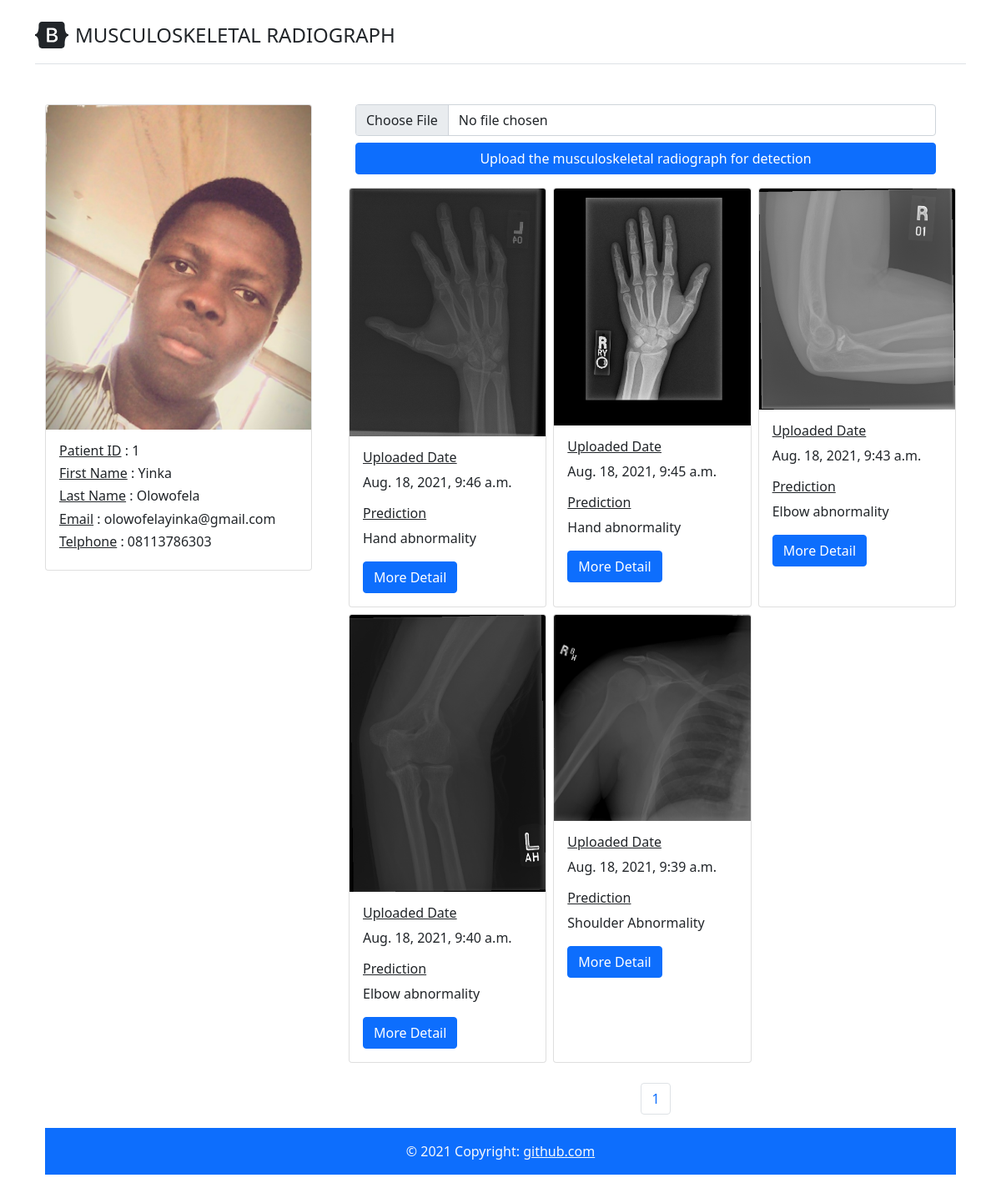
/patient/1, run on the app's committed database.
### musculoskeletal_radiograph_app/models.py (models this page shows)
class Patient(models.Model):
    id = models.AutoField(primary_key=True)
    first_name = models.CharField(max_length=255)
    sur_name = models.CharField(max_length=255)
    phone_number = models.CharField(max_length=255)
    email_address = models.CharField(max_length=255)
    image_url = models.ImageField(upload_to=filepath_patient,null=True,blank=True)
    created_date = models.DateTimeField(auto_now_add=True)
    objects = models.Manager()

class Radiograph(models.Model):
    id = models.AutoField(primary_key=True)
    created_date = models.DateTimeField(auto_now_add=True)
    image_url = models.ImageField(upload_to=filepath_radiograph,null=False,blank=False)
    prediction = models.CharField(max_length=255)
    accuracy = models.CharField(max_length=255)
    patient_id = models.ForeignKey(Patient, on_delete=models.CASCADE)
    objects = models.Manager()

### musculoskeletal_radiograph_app/views.py (the view, shortened to what this page needs)
# urls.py: path('patient/<str:patient_id>', views.GetPatient, name="get_patient"),
def GetPatient(request, patient_id):
    if request.method!="POST":
        form = CreateRadiograph()
        patient_obj = Patient.objects.get(id = patient_id)
        radiograph = Paginator(Radiograph.objects.filter(patient_id = patient_obj).order_by('-id'), 6)
        page = request.GET.get('page')
        radiographs = radiograph.get_page(page)
        nums = "a" * radiographs.paginator.num_pages
        return render(request, "home/get_patient.html", { "form" : form, "patient" : patient_obj, "radiographs" : radiographs, 'nums' : nums } )

### musculoskeletal_radiograph_app/Form.py
class CreateRadiograph(forms.Form):
    image_url=forms.FileField(label="Profile Image",max_length=500,widget=forms.FileInput(attrs={"class":"form-control"}))

### musculoskeletal_radiograph_app/templates/Home/get_patient.html (shortened to what this page needs)
{% extends 'Home/layout.html' %}
{% block main_content %}
<main>
    <div class="container py-4">
    <div class="row">
        <div class="col-4">
          <div class="card" style="width: 20rem;">
            <img src="../media/{{ patient.image_url }}" class="card-img-top" alt="...">
            <div class="card-body">
              <h6 class="card-title"><u>Patient ID</u> : {{ patient.id }} </h6>
              <h6 class="card-title"><u>First Name</u> : {{ patient.first_name }} </h6>
              <h6 class="card-title"><u>Last Name</u> : {{ patient.sur_name }} </h6>
              <h6 class="card-title"><u>Email</u> : {{ patient.email_address }}</h6>
              <h6 class="card-title"><u>Telphone</u> : 0{{ patient.phone_number }}  </h6>
            </div>
          </div>
        </div>
        <div class="col-8">
          <div class="row">
            <div class="row">
              <div class="col-12">
                {% url 'get_patient' patient.id as action_path %}
                <form role="form" action="{{ action_path }}" method="post" enctype="multipart/form-data">
                    {{ form.image_url }}
                    <div class="d-grid gap-2 mt-2">
                      <button class="btn btn-primary" type="submit">Upload the musculoskeletal radiograph for detection</button>
                    </div>
                </form>
              </div>
            </div>
            <div class="row row-cols-1 row-cols-md-3 g-2">
                {% for radiograph in radiographs %}
                    <div class="col">
                        <div class="card h-100">
                        <img src="../media/{{ radiograph.image_url }}" class="card-img-top" alt="...">
                        <div class="card-body">
                            <h6 class="card-title"><u>Uploaded Date</u></h6>
                            <p class="card-text">{{ radiograph.created_date }}</p>
                            <h6 class="card-title"><u>Prediction</u></h6>
                            <p class="card-text">{{ radiograph.prediction }}</p>
                            <a href="{% url 'get_radiograph' patient.id radiograph.id %}" class="btn btn-primary">More Detail</a>
                        </div>
                        </div>
                    </div>
                {% endfor %}
            </div>
          </div>
          <br/>
          <nav aria-label="Page navigation example ml-5">
            <ul class="pagination justify-content-center">
                {% for i in nums %}
                    <li class="page-item">
                        <a class="page-link" href="?page={{ forloop.counter }}">
                            {{ forloop.counter }}
                        </a>
                    </li>
                {% endfor %}
            </ul>
        </nav>
        </div>
      </div>
      <footer class="bg-light text-center text-lg-start">
        <div class="text-center p-3 text-light" style="background-color: #0d6efd;">
          © 2021 Copyright:
          <a class="text-light" href="https://github.com/olowoyinka/">github.com</a>
        </div>
      </footer>
    </div>
</main>
{% endblock main_content %}

### data on the page
Patient: image_url (picture), id "1", first_name "Yinka", sur_name "Olowofela", email_address "olowofelayinka@gmail.com", phone_number "8113786303"
Radiograph: image_url (picture), created_date "Aug. 18, 2021, 9:46 a.m.", prediction "Hand abnormality"
Radiograph: image_url (picture), created_date "Aug. 18, 2021, 9:45 a.m.", prediction "Hand abnormality"
Radiograph: image_url (picture), created_date "Aug. 18, 2021, 9:43 a.m.", prediction "Elbow abnormality"
Radiograph: image_url (picture), created_date "Aug. 18, 2021, 9:40 a.m.", prediction "Elbow abnormality"
Radiograph: image_url (picture), created_date "Aug. 18, 2021, 9:39 a.m.", prediction "Shoulder Abnormality"
